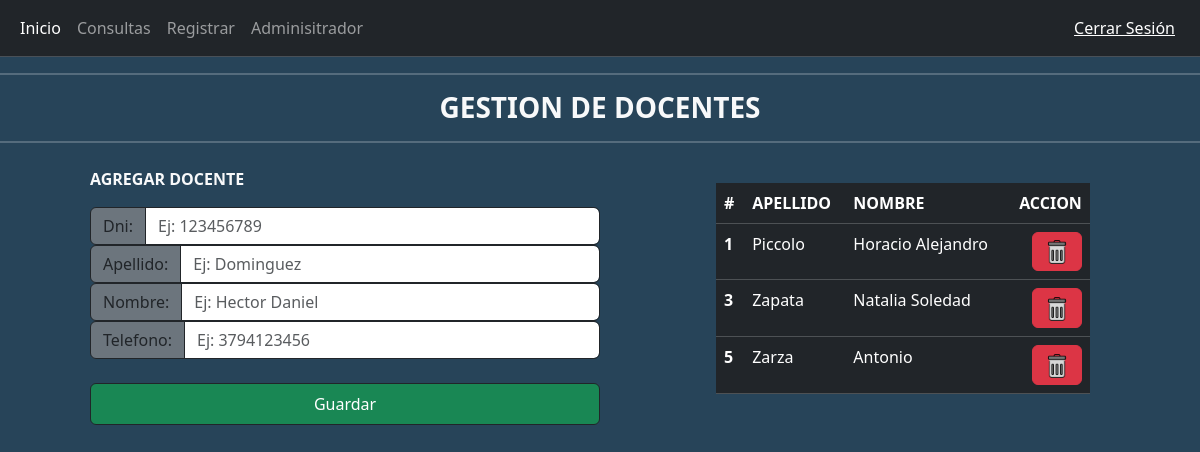
The page /docentes/ (signed in) on the database its author committed.
### core/models.py (models this page shows, shortened)
class Docente(models.Model):
    dni_docente = models.IntegerField()
    apellido_docente = models.CharField(max_length=50)
    nombre_docente = models.CharField(max_length=50)
    telefono_docente = models.IntegerField()
    class Meta:
        verbose_name = "Docente"
        verbose_name_plural = "Docentes"

### core/views.py (the view, shortened to what this page needs)
# urls.py: path('docentes/', docentes, name='docentes'),
def docentes(request):
    docentes = Docente.objects.all()
    datos = {
        'docentes': docentes,
    }
    return render(request, 'core/docentes.html', datos)

### core/templates/core/docentes.html (shortened to what this page needs)
{% extends 'core/base.html' %}
{% block content %}
{% load static %}
<hr class="border border-color-light">
<div class="container text-center">
<h3 class="text-light"><strong>GESTION DE DOCENTES</strong></h3>
</div>
<hr class="border border-color-light">
<div class="container-sm">
    <div class="container m-4">
        <div class="row">
            <div class="col-md-6">
                <div class="container">
                    <p class="text-light "><strong>AGREGAR DOCENTE</strong></p>
                    <form method="post">
                        <div class="input-group">
                            <span class="input-group-text border border-dark bg-secondary"
                                id="inputGroup-sizing-default">Dni:</span>
                            <input type="text" name="dni_docente" class="form-control border border-dark " oninput="this.value = this.value.replace(/[^0-9]/g, '').substring(0, 8);" , required placeholder="Ej: 123456789">
                        </div>
                        <div class="input-group">
                            <span class="input-group-text border border-dark bg-secondary"
                                id="inputGroup-sizing-default">Apellido:</span>
                            <input type="text" name="apellido_docente" class="form-control border border-dark ", required placeholder="Ej: Dominguez">
                        </div>
                        <div class="input-group">
                            <span class="input-group-text border border-dark bg-secondary"
                                id="inputGroup-sizing-default">Nombre:</span>
                            <input type="text" name="nombre_docente" class="form-control border border-dark ", required placeholder="Ej: Hector Daniel">
                        </div>
                        <div class="input-group">
                            <span class="input-group-text border border-dark bg-secondary"
                                id="inputGroup-sizing-default">Telefono:</span>
                            <input type="text" name="telefono_docente" class="form-control border border-dark " oninput="this.value = this.value.replace(/[^0-9]/g, '').substring(0, 10);", required placeholder="Ej: 3794123456">
                        </div>
                        <br>
                        <button class="btn btn-success w-100 border border-dark  p-2  type=" submit"
                            value="Guardar">Guardar</button>
                    </form>
                </div>
            </div>
            <div class="col-md-6">
                <div class="table-container ">
                    <table class="table table-hover table-dark ">
                        <div class="table-container">
                            <table class="table table-hover table-dark">
                                <thead>
                                    <tr>
                                        <th scope="col">#</th>
                                        <th scope="col">APELLIDO</th>
                                        <th scope="col">NOMBRE</th>
                                        <th scope="col" class="acciones-columna">ACCION</th>
                                    </tr>
                                </thead>
                                <tbody>
                                    {% for docente in docentes %}
                                    <tr>
                                        <th>{{ docente.id }}</th>
                                        <td>{{ docente.apellido_docente }}</td>
                                        <td>{{ docente.nombre_docente }}</td>
                                        <td class="acciones-columna">
                                            <a href="{% url 'eliminar_docente' docente.id %}" class="btn btn-danger"
                                                onclick="return confirm('¿Estás seguro de que deseas eliminar a este docente?')">
                                                <img src="{% static 'img/borrar.png' %}" alt="borrar"
                                                    style="width: 24px;">
                                            </a>
                                        </td>
                                    </tr>
                                    {% endfor %}
                                </tbody>
                            </table>
                        </div>
                    </table>
                </div>
            </div>
        </div>
{% endblock %}

### core/templates/core/docentes.html (style rules this page uses)
.table-container { max-width: 70%; margin: auto; }
.acciones-columna { text-align: right; }
.table-container { max-height: 400px; overflow-y: auto; }

### rows shown on the page
Docente: id "1", apellido_docente "Piccolo", nombre_docente "Horacio Alejandro"
Docente: id "3", apellido_docente "Zapata", nombre_docente "Natalia Soledad"
Docente: id "5", apellido_docente "Zarza", nombre_docente "Antonio"
